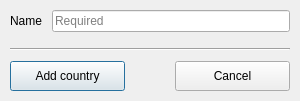
<?xml version="1.0" encoding="UTF-8"?>
<ui version="4.0">
 <class>NewCountryDialog</class>
 <widget class="QDialog" name="NewCountryDialog">
  <property name="geometry">
   <rect>
    <x>0</x>
    <y>0</y>
    <width>300</width>
    <height>101</height>
   </rect>
  </property>
  <property name="sizePolicy">
   <sizepolicy hsizetype="Preferred" vsizetype="Fixed">
    <horstretch>0</horstretch>
    <verstretch>0</verstretch>
   </sizepolicy>
  </property>
  <property name="windowTitle">
   <string>New country</string>
  </property>
  <layout class="QVBoxLayout" name="verticalLayout">
   <property name="spacing">
    <number>10</number>
   </property>
   <property name="leftMargin">
    <number>10</number>
   </property>
   <property name="topMargin">
    <number>10</number>
   </property>
   <property name="rightMargin">
    <number>10</number>
   </property>
   <property name="bottomMargin">
    <number>10</number>
   </property>
   <item>
    <layout class="QFormLayout" name="formLayout">
     <property name="horizontalSpacing">
      <number>10</number>
     </property>
     <property name="verticalSpacing">
      <number>10</number>
     </property>
     <item row="0" column="0">
      <widget class="QLabel" name="nameLabel">
       <property name="text">
        <string>Name</string>
       </property>
      </widget>
     </item>
     <item row="0" column="1">
      <widget class="QLineEdit" name="nameTextbox">
       <property name="sizePolicy">
        <sizepolicy hsizetype="MinimumExpanding" vsizetype="Fixed">
         <horstretch>0</horstretch>
         <verstretch>0</verstretch>
        </sizepolicy>
       </property>
       <property name="minimumSize">
        <size>
         <width>150</width>
         <height>0</height>
        </size>
       </property>
       <property name="placeholderText">
        <string>Required</string>
       </property>
      </widget>
     </item>
    </layout>
   </item>
   <item>
    <widget class="Line" name="bottomLine">
     <property name="orientation">
      <enum>Qt::Horizontal</enum>
     </property>
    </widget>
   </item>
   <item>
    <layout class="QHBoxLayout" name="bottomButtonLayout">
     <property name="spacing">
      <number>50</number>
     </property>
     <item>
      <widget class="QPushButton" name="okButton">
       <property name="sizePolicy">
        <sizepolicy hsizetype="MinimumExpanding" vsizetype="Fixed">
         <horstretch>0</horstretch>
         <verstretch>0</verstretch>
        </sizepolicy>
       </property>
       <property name="minimumSize">
        <size>
         <width>100</width>
         <height>30</height>
        </size>
       </property>
       <property name="text">
        <string>Add country</string>
       </property>
      </widget>
     </item>
     <item>
      <widget class="QPushButton" name="cancelButton">
       <property name="sizePolicy">
        <sizepolicy hsizetype="MinimumExpanding" vsizetype="Fixed">
         <horstretch>0</horstretch>
         <verstretch>0</verstretch>
        </sizepolicy>
       </property>
       <property name="minimumSize">
        <size>
         <width>100</width>
         <height>30</height>
        </size>
       </property>
       <property name="text">
        <string>Cancel</string>
       </property>
      </widget>
     </item>
    </layout>
   </item>
  </layout>
 </widget>
 <resources/>
 <connections/>
</ui>
